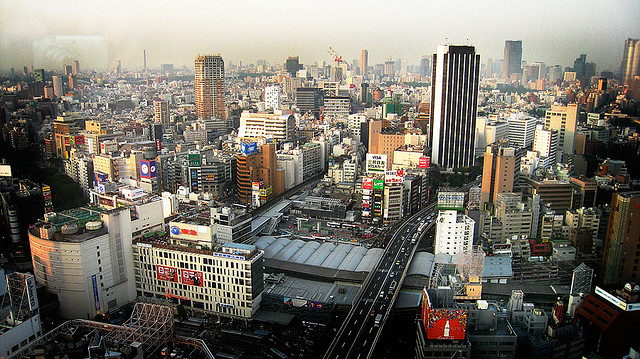
#> input picture original/0.png, 640 x 359 px; its folder holds 4 pictures in this run
$ python shred.py   (Python 2 division)
#> lines starting #> are read from the running program, lines starting #| are printed output that depends on the picture
from PIL import Image
from random import shuffle

SHREDS = 20

for f in range(0, 16):
    print 'shreding %d.png' % f
    image = Image.open('original/%d.png'%f)
#> image is the input picture: PIL image 640x359 RGBA; mean R, G, B, A 118.7, 114.3, 104.7, 255
    shredded = Image.new('RGBA', image.size)
#> shredded: PIL image 640x359 RGBA; every value is 0
    width, height = image.size
#> width = 640; height = 359
    shred_width = width/SHREDS
#> shred_width = 32
    sequence = range(0, SHREDS)
    shuffle(sequence)

    for i, shred_index in enumerate(sequence):
        shred_x1, shred_y1 = shred_width * shred_index, 0
        shred_x2, shred_y2 = shred_x1 + shred_width, height
        region =image.crop((shred_x1, shred_y1, shred_x2, shred_y2))
        shredded.paste(region, (shred_width * i, 0))
#> this loop made 20 passes
#> pass 1, `region =image.crop((shred_x1, shred_y1, shred_x2, shred_y2))`:
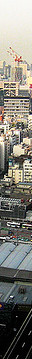
#> region: PIL image 32x359 RGBA; mean R, G, B, A 127.7, 125.9, 117.6, 255
#> pass 2, `region =image.crop((shred_x1, shred_y1, shred_x2, shred_y2))`:
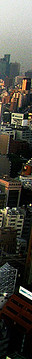
#> region: PIL image 32x359 RGBA; mean R, G, B, A 73.8, 72.2, 64.4, 255
#> pass 3, `region =image.crop((shred_x1, shred_y1, shred_x2, shred_y2))`:
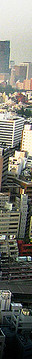
#> region: PIL image 32x359 RGBA; mean R, G, B, A 118.3, 119, 110.3, 255
#> after the loop:
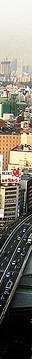
#> region: PIL image 32x359 RGBA; mean R, G, B, A 124.3, 119.2, 108.4, 255
#> after the loop:
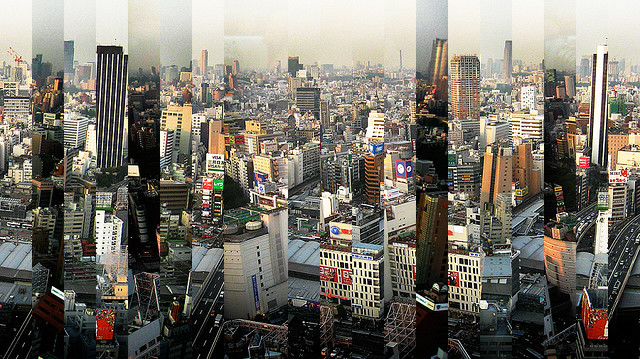
#> shredded: PIL image 640x359 RGBA; mean R, G, B, A 118.7, 114.3, 104.7, 255

    shredded.save('shredded/%d.png'%f)
#> pass 2 of the loop `for f in range(0, 16):`:
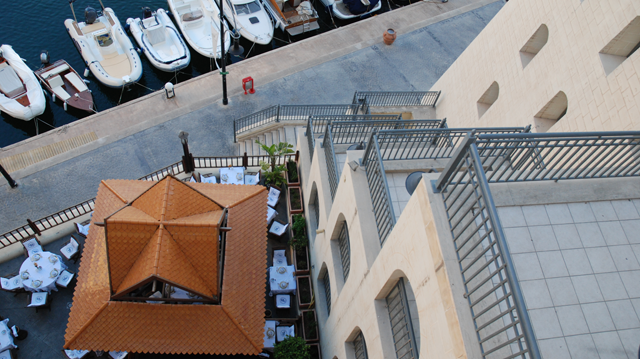
#> input picture original/1.png, 640 x 359 px
#> image is the input picture: PIL image 640x359 RGB; mean R, G, B 131.3, 129.5, 130.6
#> after the loop `for i, shred_index in enumerate(sequence):`:
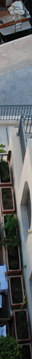
#> region: PIL image 32x359 RGB; mean R, G, B 92.7, 96.7, 98.8
#> after the loop `for i, shred_index in enumerate(sequence):`:
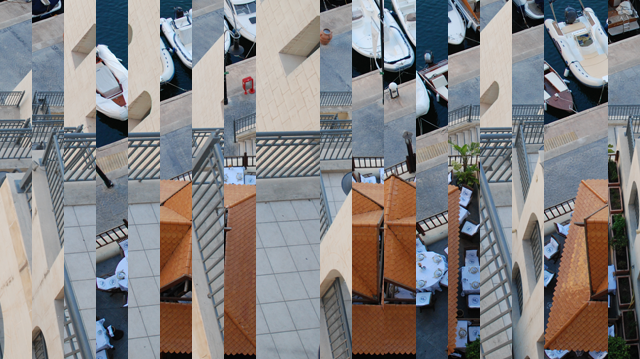
#> shredded: PIL image 640x359 RGBA; mean R, G, B, A 131.3, 129.5, 130.6, 255
#> (the run stopped early here; a loop or call above may not have finished)
